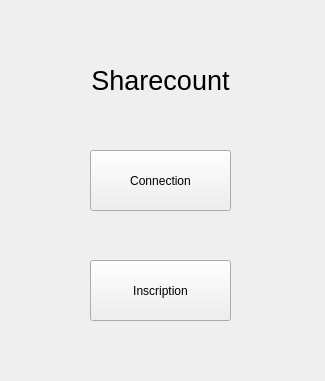
<?xml version="1.0" encoding="UTF-8"?>
<ui version="4.0">
 <class>Launch</class>
 <widget class="QWidget" name="Launch">
  <property name="geometry">
   <rect>
    <x>0</x>
    <y>0</y>
    <width>325</width>
    <height>381</height>
   </rect>
  </property>
  <property name="windowTitle">
   <string>Form</string>
  </property>
  <widget class="QPushButton" name="sinscrire">
   <property name="geometry">
    <rect>
     <x>90</x>
     <y>260</y>
     <width>141</width>
     <height>61</height>
    </rect>
   </property>
   <property name="text">
    <string>Inscription</string>
   </property>
  </widget>
  <widget class="QPushButton" name="seconnecter">
   <property name="geometry">
    <rect>
     <x>90</x>
     <y>150</y>
     <width>141</width>
     <height>61</height>
    </rect>
   </property>
   <property name="text">
    <string>Connection</string>
   </property>
  </widget>
  <widget class="QLabel" name="titre">
   <property name="geometry">
    <rect>
     <x>-10</x>
     <y>60</y>
     <width>341</width>
     <height>41</height>
    </rect>
   </property>
   <property name="font">
    <font>
     <pointsize>20</pointsize>
     <weight>50</weight>
     <bold>false</bold>
    </font>
   </property>
   <property name="autoFillBackground">
    <bool>true</bool>
   </property>
   <property name="text">
    <string>Sharecount</string>
   </property>
   <property name="scaledContents">
    <bool>false</bool>
   </property>
   <property name="alignment">
    <set>Qt::AlignCenter</set>
   </property>
  </widget>
 </widget>
 <resources/>
 <connections/>
</ui>
